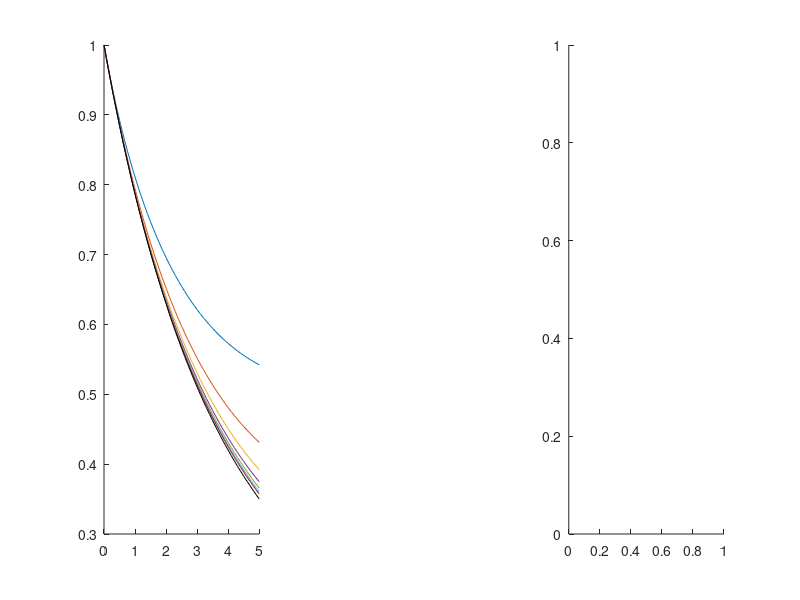

Write MATLAB code to recreate this figure. (Note: this script raises an error after producing the figure.)
% Creates the plot for figure 2.
addpath('Code')
addpath('Data')
%% Figure 2(a)
clear
load n_conv_init

subplot(1,3,1)
% Show the first 8 for convergence
for i = 2:8
    hold on
    plot([0;sig_est(:,1)],[2;sig_est(:,i)]-1,'-'); 
end
% Show 18 for the 'converged' value, could show extrapolated value, but
% they amount to essentially the same thing for this scale.
hold on
plot([0;sig_est(:,1)],[2;sig_est(:,9)]-1,'k-'); 
xlim([0,5])

%% Now for the cow data
%% Cow experiment 1
subplot(1,3,3)
probA = readtable('~/Dropbox (MIT)/NonEqDetection/Data/lying_exp_1.txt').Var1;
% probA extracted from fig 1 (b) of Tolkamp et al.
probB = readtable('~/Dropbox (MIT)/NonEqDetection/Data/stand_exp_1.txt').Var1;
% probA extracted from fig 2 (c) of Tolkamp et al. (hence log conversion
% later)
histogram('BinEdges',linspace(0,4,length(probA)+1),'BinCounts',probA,...
    'Normalization','pdf','DisplayStyle', 'stairs')


X_A = linspace(0,4,length(probA)+1);
X_A = 0.5*(X_A(2:end) + X_A(1:end-1));
tA = X_A*probA/sum(probA);
tA2 = (X_A.^2)*probA/sum(probA);

X_B = linspace(0,12,length(probB)+1);
X_B = 0.5*(X_B(2:end) + X_B(1:end-1));
tB = exp(X_B/60)*probB/sum(probB);

sig = 2/(tA + tB) * gamma_precomp(tA2/tA^2,true);
fprintf('For experiment 1, <tA^2>/<tA>^2 = %4.3f, and sig_T = %4.3f k_B /h\n',tA2/tA^2,sig)
subplot(1,3,1)
hold on
plot([0,sig*(tA + tB)/2],(tA2/tA^2-1) *[1 1],'k:')
plot(sig*(tA + tB)/2 *[1 1],[tA2/tA^2-1 , 0],'k:')


%% Cow experiment 2
probA = readtable('~/Dropbox (MIT)/NonEqDetection/Data/lying_exp_2.txt').Var1;
probB = readtable('~/Dropbox (MIT)/NonEqDetection/Data/stand_exp_2.txt').Var1;
subplot(1,3,3)
hold on
histogram('BinEdges',linspace(0,4,length(probA)+1),'BinCounts',probA,...
    'Normalization','pdf','DisplayStyle', 'stairs')

X_A = linspace(0,4,length(probA)+1);
X_A = 0.5*(X_A(2:end) + X_A(1:end-1));
tA = X_A*probA/sum(probA);
tA2 = (X_A.^2)*probA/sum(probA);

X_B = linspace(0,12,length(probB)+1);
X_B = 0.5*(X_B(2:end) + X_B(1:end-1));
tB = exp(X_B/60)*probB/sum(probB);

sig = 2/(tA + tB) * gamma_precomp(tA2/tA^2,true);
fprintf('For experiment 2, <tA^2>/<tA>^2 = %4.3f, and sig_T = %4.3f k_B /h\n',tA2/tA^2,sig)
subplot(1,3,1)
hold on
plot([0,sig*(tA + tB)/2],(tA2/tA^2 -1) *[1 1],'k:')
plot(sig*(tA + tB)/2 *[1 1],[tA2/tA^2-1 , 0],'k:')

%% Cow experiment 3
probA = readtable('~/Dropbox (MIT)/NonEqDetection/Data/lying_exp_3.txt').Var1;
probB = readtable('~/Dropbox (MIT)/NonEqDetection/Data/stand_exp_3.txt').Var1;
subplot(1,3,3)
hold on
histogram('BinEdges',linspace(0,4,length(probA)+1),'BinCounts',probA,...
    'Normalization','pdf','DisplayStyle', 'stairs')
xlabel('Time spent lying (h)')
ylabel('Probability density')
ylim([0,1.6])
legend({'Indoor beef','Outdoor beef','Dairy'})


X_A = linspace(0,4,length(probA)+1);
X_A = 0.5*(X_A(2:end) + X_A(1:end-1));
tA = X_A*probA/sum(probA);
tA2 = (X_A.^2)*probA/sum(probA);

X_B = linspace(0,12,length(probB)+1);
X_B = 0.5*(X_B(2:end) + X_B(1:end-1));
tB = exp(X_B/60)*probB/sum(probB);

sig = 2/(tA + tB) * gamma_precomp(tA2/tA^2,true);
fprintf('For experiment 3, <tA^2>/<tA>^2 = %4.3f, and sig_T = %4.3f k_B /h\n',tA2/tA^2,sig)
subplot(1,3,1)
hold on
plot([0,sig*(tA + tB)/2],(tA2/tA^2 -1) *[1 1],'k:')
plot(sig*(tA + tB)/2 *[1 1],[tA2/tA^2-1 , 0],'k:')

%% And the gene data
%% For GTGlutaminas
X = readtable('~/Dropbox (MIT)/NonEqDetection/Data/GTGlutaminase.txt').Var1;
Y = linspace(0,10,length(X)+1);
Y = 0.5*(Y(2:end) + Y(1:end-1));
subplot(1,3,2)
hold on
histogram('BinEdges',linspace(0,10,length(X)+1),'BinCounts',X,...
    'Normalization','pdf','DisplayStyle', 'stairs')
xlabel('Time spent in off state (h)')
ylabel('Probability density')
tA = Y*X/sum(X);
tA2 = (Y.^2)*X/sum(X);
tB = 5/60; % from median on figure - estimate but not so important since it is so small.
sig = 2/(tA + tB) * gamma_precomp(tA2/tA^2,true);
fprintf('For GTGlutaminas gene, <tA^2>/<tA>^2 = %4.3f, and sig_T = %4.3f k_B /h\n',tA2/tA^2,sig)
subplot(1,3,1)
hold on
plot([0,sig*(tA + tB)/2],(tA2/tA^2-1) *[1 1],'k--')
plot(sig*(tA + tB)/2 *[1 1],[tA2/tA^2-1 , 0],'k--')

%% For Bmal1
subplot(1,3,2)
X = readtable('~/Dropbox (MIT)/NonEqDetection/Data/Bmal1a_off.txt').Var1;
Y = linspace(0,10,length(X)+1);
Y = 0.5*(Y(2:end) + Y(1:end-1));
histogram('BinEdges',linspace(0,10,length(X)+1),'BinCounts',X,...
    'Normalization','pdf','DisplayStyle', 'stairs')
legend({'GT:Glutaminase','Bmal1a'})
xlim([0,6])
tA = Y*X/sum(X);
tA2 = (Y.^2)*X/sum(X);
tB = 5/60; % from median on figure - estimate but not so important since it is so small.
sig = 2/(tA + tB) * gamma_precomp(tA2/tA^2,true);
fprintf('For Bmal1 gene, <tA^2>/<tA>^2 = %4.3f, and sig_T = %4.3f k_B /h\n',tA2/tA^2,sig)
subplot(1,3,1)
hold on
plot([0,sig*(tA + tB)/2],(tA2/tA^2-1) *[1 1],'k--')
plot(sig*(tA + tB)/2 *[1 1],[tA2/tA^2-1 , 0],'k--')
ylim([0.3,1])

saveas(gcf,'fig2.pdf')